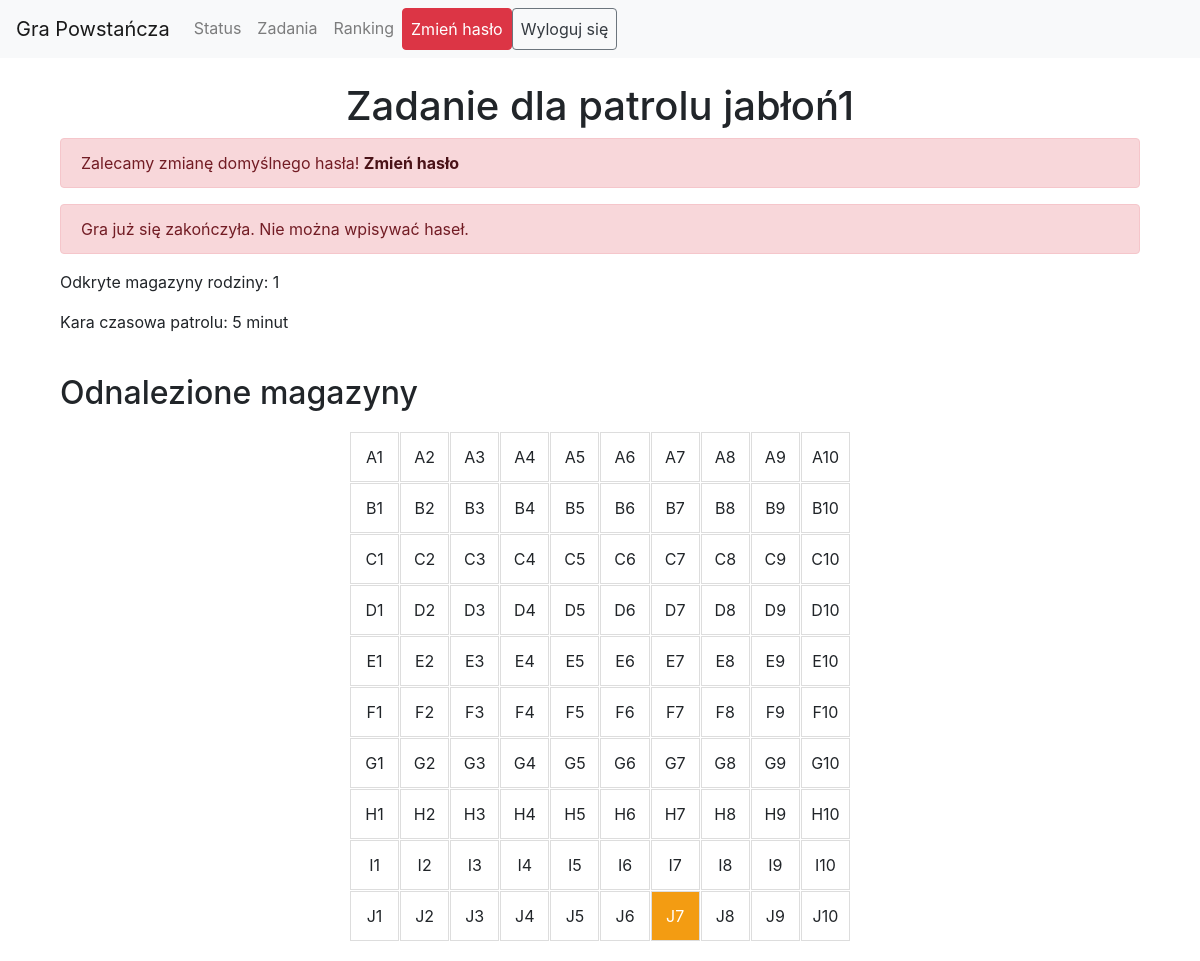
Screenshot of /task/11 (signed in) with the database file from the repository.
### models/__init__.py (models this page shows)
class Patrol(db.Model):
    id = db.Column(db.Integer, primary_key=True)
    name = db.Column(db.String(50), nullable=False)
    family_id = db.Column(db.Integer, db.ForeignKey('family.id'), nullable=False)
    time_penalty = db.Column(db.Integer, default=0)
    password = db.Column(db.String(128), nullable=False, default='default_password')  # Dodajemy domyślne hasło
    used_keywords = db.relationship('UsedKeyword', backref='patrol', lazy=True)

class Family(db.Model):
    id = db.Column(db.Integer, primary_key=True)
    name = db.Column(db.String(50), nullable=False)
    discovered_magazines = db.Column(db.Integer, default=0)
    patrols = db.relationship('Patrol', backref='family', lazy=True)
    assigned_magazines = db.Column(MutableList.as_mutable(PickleType), default=[])
    tasks = db.relationship('FamilyTask', backref='family', lazy=True)
    magazine_list = db.Column(db.String(1), nullable=False, default='a')  # 'a', 'b', 'c', 'd', 'e', or 'f'
    end_time = db.Column(db.DateTime, nullable=True)
    route = db.Column(db.String(1), nullable=False)  # Dodane pole dla drogi ('a' albo 'b')
    meeting_place = db.Column(db.String(255), nullable=True)  # Nowe pole dla miejsca spotkania

### routes/__init__.py (the view, shortened to what this page needs)
@main.route('/task/<int:patrol_id>', methods=['GET', 'POST'])
@login_required
def task(patrol_id):
    if not game_in_progress() and datetime.now() < GAME_START_TIME:
        flash('Gra jeszcze się nie rozpoczęła.', 'danger')
        return redirect(url_for('main.status'))
    if 'patrol_id' not in session or session['patrol_id'] != patrol_id:
        flash('Nie jesteś zalogowany jako ten patrol', 'danger')
        return redirect(url_for('main.index'))
    patrol = Patrol.query.get_or_404(patrol_id)
    family = Family.query.get_or_404(patrol.family_id)
    if family.discovered_magazines is None:
        family.discovered_magazines = 0
    if family.assigned_magazines is None:
        family.assigned_magazines = []
    game_not_started = datetime.now() < GAME_START_TIME
    game_ended = datetime.now() > GAME_END_TIME
    if patrol.password in password_map.values():
        patrol_first_login = True
    else:
        patrol_first_login = False
    form = TaskForm()
    return render_template('task.html', form=form, patrol=patrol, family=family, game_not_started=game_not_started, game_ended=game_ended, patrol_first_login=patrol_first_login)

### game_status.py (called while the page is built)
def game_in_progress():
    now = datetime.now()
    return GAME_START_TIME <= now <= GAME_END_TIME

### routes/__init__.py (called while the page is built)
def login_required(f):
    @wraps(f)
    def decorated_function(*args, **kwargs):
        if 'patrol_id' not in session:
            flash('Musisz być zalogowany, aby uzyskać dostęp do tej strony.', 'danger')
            return redirect(url_for('main.index'))
        return f(*args, **kwargs)
    return decorated_function

### templates/task.html (shortened to what this page needs)
{% extends "base.html" %}
{% block content %}
<div class="container">
    <h1 class="text-center">Zadanie dla patrolu {{ patrol.name }}</h1>
    {% if patrol_first_login %}
    <div class="alert alert-danger">
        Zalecamy zmianę domyślnego hasła! <a href="{{ url_for('main.change_password') }}" class="alert-link">Zmień hasło</a>
    </div>
    {% endif %}
    {% if game_not_started %}
        <div class="alert alert-danger">
            Gra jeszcze się nie rozpoczęła.
        </div>
    {% elif game_ended %}
        <div class="alert alert-danger">
            Gra już się zakończyła. Nie można wpisywać haseł.
        </div>
    {% endif %}
    <p>Odkryte magazyny rodziny: {{ family.discovered_magazines }}</p>
    <p>Kara czasowa patrolu: {{ patrol.time_penalty }} minut</p>
    <br>
    <h2>Odnalezione magazyny</h2>
    <div class="grid-container">
        {% for row in range(10) %}
            {% for col in range(10) %}
                <div class="grid-item {% if 'ABCDEFGHIJ'[row] ~ (col + 1) in family.assigned_magazines %} magazine {% endif %}">
                    {{ 'ABCDEFGHIJ'[row] ~ (col + 1) }}
                </div>
            {% endfor %}
        {% endfor %}
    </div>
</div>
{% endblock %}

### templates/task.html (style rules this page uses)
.grid-container { display: grid; grid-template-columns: repeat(10, 1fr); gap: 1px; width: 100%; max-width: 500px; margin: 20px auto; }
.grid-item { border: 1px solid #ddd; display: flex; align-items: center; justify-content: center; height: 50px; font-size: 16px; }
.magazine { background-color: #f39c12; color: white; }

### rows the page displays
Patrol: name "jabłoń1", time_penalty "5"
Family: discovered_magazines "1"

### other values shown
{{ 'ABCDEFGHIJ'[row] ~ (col + 1) }} "A1" "A2" "A3" "A4" "A5" "A6" "A7" "A8" "A9" "A10" "B1" "B2" "B3" "B4" "B5" "B6" "B7" "B8" "B9" "B10" "C1" "C2" "C3" "C4" "C5" "C6" "C7" "C8" "C9" "C10" "D1" "D2" "D3" "D4" "D5" "D6" "D7" "D8" "D9" "D10" "E1" "E2" "E3" "E4" "E5" "E6" "E7" "E8" "E9" "E10" "F1" "F2" "F3" "F4" "F5" "F6" "F7" "F8" "F9" "F10" "G1" "G2" "G3" "G4" "G5" "G6" "G7" "G8" "G9" "G10" "H1" "H2" "H3" "H4" "H5" "H6" "H7" "H8" "H9" "H10" "I1" "I2" "I3" "I4" "I5" "I6" "I7" "I8" "I9" "I10" "J1" "J2" "J3" "J4" "J5" "J6" "J7" "J8" "J9" "J10"
